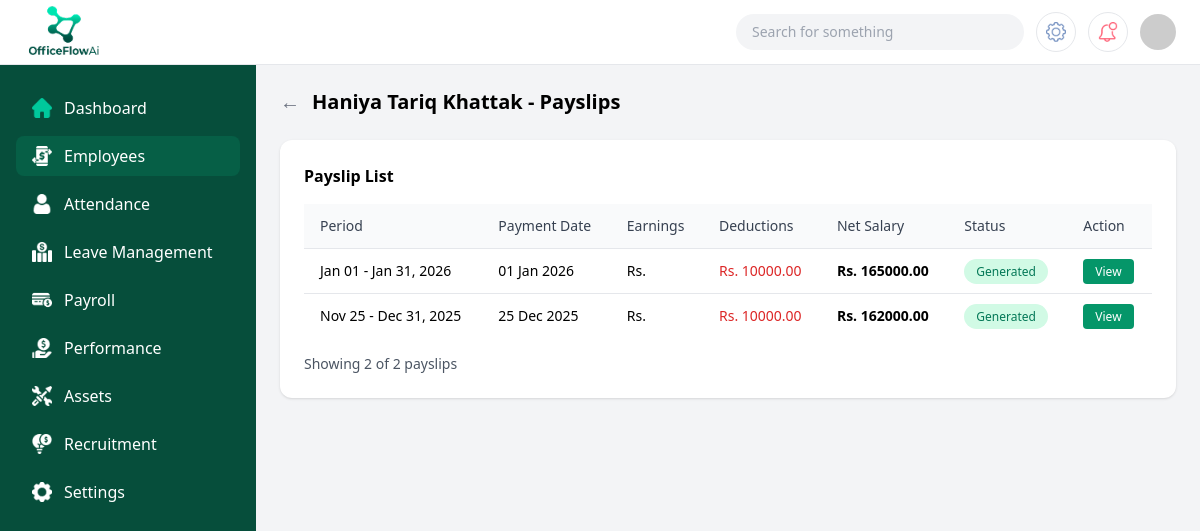
The app's page /manage/employees/EMP-006/payslips/ (signed in) with its own data.
### core/models.py (models this page shows)
class EmployeeProfile(models.Model):
    user = models.OneToOneField(User, on_delete=models.CASCADE)
    employee_id = models.CharField(max_length=20, unique=True)
    department = models.CharField(
        max_length=30,
        choices=[
            ('ENGINEERING', 'Engineering'),
            ('PROCUREMENT', 'Procurement'),
            ('FINANCE', 'Finance'),
            ('CONSTRUCTION', 'Construction'),
            ('HSE', 'HSE'),
        ]
    )
    job_title = models.CharField(max_length=100)
    office = models.CharField(max_length=100, blank=True)
    employment_type = models.CharField(
        max_length=20,
        choices=[
            ('FULL_TIME', 'Full Time'),
            ('PART_TIME', 'Part Time'),
            ('CONTRACT', 'Contract'),
        ]
    )
    status = models.CharField(
        max_length=20,
        choices=[
            ('ACTIVE', 'Active'),
            ('INACTIVE', 'Inactive'),
            ('TERMINATED', 'Terminated'),
        ],
        default='ACTIVE'
    )
    join_date = models.DateField()
    exit_date = models.DateField(null=True, blank=True)
    created_at = models.DateTimeField(auto_now_add=True)

class EmployeePersonalInfo(models.Model):
    employee = models.OneToOneField(EmployeeProfile, on_delete=models.CASCADE)
    full_name = models.CharField(max_length=150)
    gender = models.CharField(
        max_length=10,
        choices=[('MALE','Male'), ('FEMALE','Female'), ('OTHER','Other')]
    )
    date_of_birth = models.DateField()
    marital_status = models.CharField(max_length=20)
    email = models.EmailField()
    phone_number = models.CharField(max_length=20)
    personal_id = models.CharField(max_length=50)  # CNIC / Passport
    emergency_contact = models.CharField(max_length=20)
    timezone = models.CharField(max_length=50, default='UTC+5')

class Payroll(models.Model):
    employee = models.ForeignKey(EmployeeProfile, on_delete=models.CASCADE)
    period_start = models.DateField()
    period_end = models.DateField()
    total_earnings = models.DecimalField(max_digits=10, decimal_places=2)
    total_deductions = models.DecimalField(max_digits=10, decimal_places=2)
    net_salary = models.DecimalField(max_digits=10, decimal_places=2)
    payment_method = models.CharField(max_length=50)
    payment_date = models.DateField()
    created_at = models.DateTimeField(auto_now_add=True)

### core/views.py (the view)
@login_required
@user_passes_test(is_hr_or_superuser)
def employee_payslip_list_admin_view(request, employee_id):
    employee = _get_employee_or_404(employee_id)
    personal = getattr(employee, "employeepersonalinfo", None)
    _ensure_current_month_payroll(employee)
    payroll_records = Payroll.objects.filter(employee=employee).order_by("-payment_date")
    context = {
        "employee": employee,
        "personal": personal,
        "payroll_records": payroll_records,
    }
    return render(request, "adminPages/payslip_list_admin.html", context)

### core/views.py (called while the page is built, shortened)
def is_hr_or_superuser(user):
    return user.is_authenticated and (user.is_superuser or user.groups.filter(name='HR').exists())

def _get_employee_or_404(employee_id: str) -> EmployeeProfile:
    return get_object_or_404(EmployeeProfile, employee_id=employee_id)

def _ensure_current_month_payroll(employee: EmployeeProfile) -> Payroll | None:
    from datetime import date
    from calendar import monthrange
    from django.db.models import Sum
    today = date.today()
    existing = Payroll.objects.filter(
        employee=employee, period_end__year=today.year, period_end__month=today.month
    ).first()
    if existing:
        return existing

### core/templates/adminPages/payslip_list_admin.html (shortened to what this page needs)
{% load static %}
<!DOCTYPE html>
<html lang="en">
  <head>
    <script src="https://cdn.tailwindcss.com"></script>
  </head>
  <body class="bg-gray-100">
    <header class="fixed top-0 left-0 right-0 z-50 bg-white border-b">
      <div class="flex items-center justify-between px-6 h-16">
        <img src="{% static 'assets/img/brand/OfficeFlowAi.png' %}" class="h-20 w-20" alt="OfficeFlowAi Logo" />
        <div class="flex items-center gap-3">
          <div class="hidden md:flex items-center bg-gray-100 rounded-full px-4 py-2 w-72">
            <input type="text" placeholder="Search for something" class="bg-transparent outline-none text-sm w-full" />
          </div>
          <button class="w-10 h-10 flex items-center justify-center border rounded-full">
            <img src="{% static 'assets/img/icons/common/settings 1.png' %}" class="w-5" alt="Settings" />
          </button>
          <button class="w-10 h-10 flex items-center justify-center border rounded-full">
            <img src="{% static 'assets/img/icons/common/002-notification-1.png' %}" class="w-5" alt="Notifications" />
          </button>
          <img src="https://i.pravatar.cc/40" class="w-9 h-9 rounded-full" alt="User Avatar" />
        </div>
      </div>
    </header>
    <div class="flex pt-16">
      <aside class="hidden lg:block w-64 bg-emerald-900 min-h-screen fixed text-white">
        <nav class="px-4 py-6 space-y-2">
          <a class="flex items-center gap-3 px-4 py-2 rounded-lg hover:bg-emerald-800">
            <img src="{% static 'assets/img/icons/common/home 2.png' %}" class="w-5" alt="Dashboard" />
            Dashboard
          </a>
          <a class="flex items-center gap-3 px-4 py-2 rounded-lg bg-emerald-800">
            <img src="{% static 'assets/img/icons/common/transfer 1.png' %}" class="w-5" alt="Employees" />
            Employees
          </a>
          <a class="flex items-center gap-3 px-4 py-2 rounded-lg hover:bg-emerald-800">
            <img src="{% static 'assets/img/icons/common/user 3 1.png' %}" class="w-5" alt="Attendance" />
            Attendance
          </a>
          <a class="flex items-center gap-3 px-4 py-2 rounded-lg hover:bg-emerald-800">
            <img src="{% static 'assets/img/icons/common/economic-investment 1.png' %}" class="w-5" alt="Leave Management" />
            Leave Management
          </a>
          <a class="flex items-center gap-3 px-4 py-2 rounded-lg hover:bg-emerald-800">
            <img src="{% static 'assets/img/icons/common/credit-card 1.png' %}" class="w-5" alt="Payroll" />
            Payroll
          </a>
          <a class="flex items-center gap-3 px-4 py-2 rounded-lg hover:bg-emerald-800">
            <img src="{% static 'assets/img/icons/common/loan 1.png' %}" class="w-5" alt="Performance" />
            Performance
          </a>
          <a class="flex items-center gap-3 px-4 py-2 rounded-lg hover:bg-emerald-800">
            <img src="{% static 'assets/img/icons/common/service 1.png' %}" class="w-5" alt="Assets" />
            Assets
          </a>
          <a class="flex items-center gap-3 px-4 py-2 rounded-lg hover:bg-emerald-800">
            <img src="{% static 'assets/img/icons/common/econometrics 1.png' %}" class="w-5" alt="Recruitment" />
            Recruitment
          </a>
          <a class="flex items-center gap-3 px-4 py-2 rounded-lg hover:bg-emerald-800">
            <img src="{% static 'assets/img/icons/common/settings solid 1.png' %}" class="w-5" alt="Settings" />
            Settings
          </a>
        </nav>
      </aside>
      <main class="flex-1 lg:ml-64 p-6">
        <div class="flex items-center gap-3 mb-6">
          <a href="{% url 'employee_payroll_admin' employee.employee_id %}" class="text-gray-500 text-xl"> &#8592; </a>
          <h1 class="text-xl font-semibold">{{ employee.employeepersonalinfo.full_name }} - Payslips</h1>
        </div>
        <div class="bg-white rounded-xl shadow p-6">
          <h2 class="font-semibold mb-4">Payslip List</h2>
          <div class="overflow-x-auto">
            <table class="w-full text-sm">
              <thead class="bg-gray-50 border-b">
                <tr>
                  <th class="px-4 py-3 text-left font-medium text-gray-700">Period</th>
                  <th class="px-4 py-3 text-left font-medium text-gray-700">Payment Date</th>
                  <th class="px-4 py-3 text-left font-medium text-gray-700">Earnings</th>
                  <th class="px-4 py-3 text-left font-medium text-gray-700">Deductions</th>
                  <th class="px-4 py-3 text-left font-medium text-gray-700">Net Salary</th>
                  <th class="px-4 py-3 text-left font-medium text-gray-700">Status</th>
                  <th class="px-4 py-3 text-left font-medium text-gray-700">Action</th>
                </tr>
              </thead>
              <tbody class="divide-y">
                {% for payroll in payroll_records %}
                <tr class="hover:bg-gray-50">
                  <td class="px-4 py-3">{{ payroll.period_start|date:'M d' }} - {{ payroll.period_end|date:'M d, Y' }}</td>
                  <td class="px-4 py-3">{{ payroll.payment_date|date:'d M Y'|default:'—' }}</td>
                  <td class="px-4 py-3">Rs. {{ payroll.gross_salary }}</td>
                  <td class="px-4 py-3 text-red-600">Rs. {{ payroll.total_deductions }}</td>
                  <td class="px-4 py-3 font-semibold">Rs. {{ payroll.net_salary }}</td>
                  <td class="px-4 py-3">
                    <span class="px-3 py-1 bg-emerald-100 text-emerald-700 rounded-full text-xs"> Generated </span>
                  </td>
                  <td class="px-4 py-3">
                    <a href="{% url 'employee_payslip_detail' employee.employee_id payroll.id %}" class="bg-emerald-600 text-white px-3 py-1 rounded text-xs hover:bg-emerald-700"> View </a>
                  </td>
                </tr>
                {% empty %}
                <tr>
                  <td colspan="7" class="px-4 py-8 text-center text-gray-500">No payslips found.</td>
                </tr>
                {% endfor %}
              </tbody>
            </table>
          </div>
          <div class="mt-4 text-sm text-gray-600">Showing {{ payroll_records|length }} of {{ payroll_records|length }} payslips</div>
        </div>
      </main>
    </div>
  </body>
</html>

### records on screen
EmployeeProfile: employeepersonalinfo.full_name "Haniya Tariq Khattak"
Payroll: period_start "Jan 01", period_end "Jan 31, 2026", payment_date "01 Jan 2026", total_deductions "10000.00", net_salary "165000.00"
Payroll: period_start "Nov 25", period_end "Dec 31, 2025", payment_date "25 Dec 2025", total_deductions "10000.00", net_salary "162000.00"

### other values on screen
{{ payroll_records|length }} "2"
